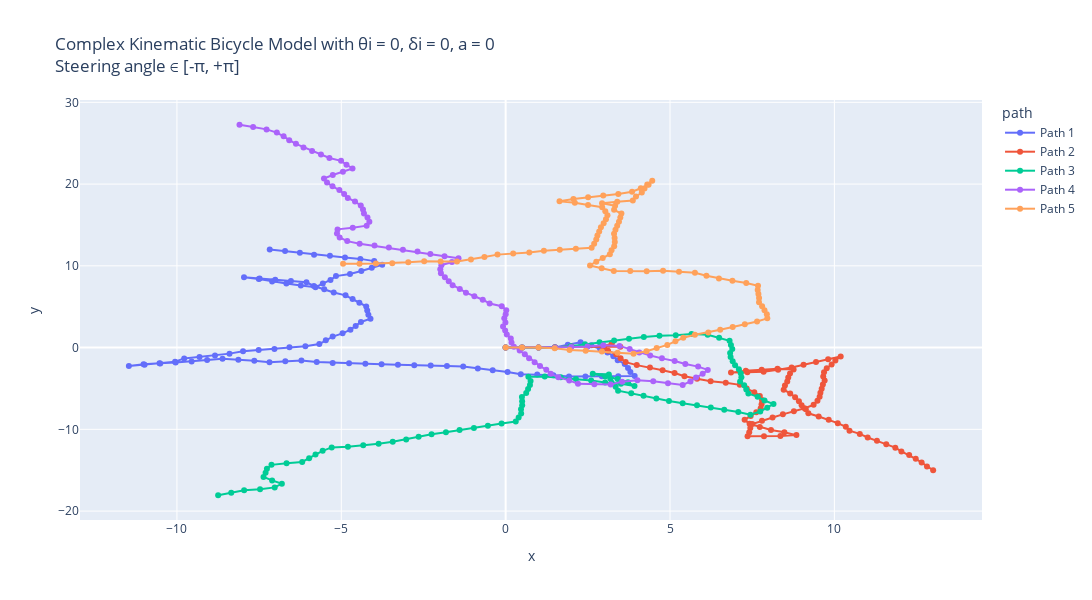

The notebook cell saved with this chart:
### Markdown cell above
Complex Kinematic Bicycle Model with θi = 0, δi = 0, a = 0 : 
Trajectories with constant velocity, initial heading and steering angle as 0; 
But with complex kinematic_bicycle_model methods : kinematic_bicycle_model or kinematic_bicycle_model_w_slip

### Code cell
# Making 5 possible trajectories 
trajectories = []
for i in range (5):
    # Passed initial heading angle randomly (any angle b/w -90 to +90 degrees).
    # Passed acceleration; keeping acceleration constant for each trajectory, in a range of 0-2
    # Effect of acc. in the trajectory can be removed by making a = 0.0 
    # Initial delta can be any angle between -180 to +180 degrees.
    (x_traj, y_traj, θi, δi, a_traj, v_traj) = start_trajectory(theta_init = 0.0, a_init = 0.0, delta_init = 0.0, v_init = 5, mode = "complex")
    trajectories.append((x_traj, y_traj, θi, δi, a_traj, v_traj))

# Create a DataFrame for plotting
data = []
for i, (x_traj, y_traj, theta_init, delta_init, a_traj, v_traj) in enumerate(trajectories):
    for x, y, v in zip(x_traj, y_traj, v_traj):
        data.append({"x": x, "y": y, "v": v, "path": f"Path {i+1}"})
df = pd.DataFrame(data)

# Creating the plot using plotly.
fig = px.line(df, x="x", y="y", color="path", custom_data=["v"], title="Complex Kinematic Bicycle Model with θi = 0, δi = 0, a = 0  <br>Steering angle ∈ [-π, +π]", render_mode="svg")
# Adding hover functionality
fig.update_traces(mode="markers+lines", hovertemplate="<br>".join([
    "v: %{customdata[0]:.2f}",
    "x: %{x:.2f}",
    "y: %{y:.2f}"
]))
fig.update_layout(height=600,width=1130)
fig.show()

# Using matplotlib
plt.figure(figsize=(15, 6))
for i, (x_traj, y_traj, θi, δi, a_traj, v_traj) in enumerate(trajectories):
    # Model built such that a remains same inside; can be randomised by using a random statement.
    # print(x_traj,"\n", y_traj)
    plt.plot(x_traj, y_traj, label=f"Path {i+1}", alpha = 0.7)
plt.xlabel("x [m]")
plt.ylabel("y [m]")
plt.grid("True")
plt.title("Complex Kinematic Bicycle Model with θi = 0, δi = 0, a = 0 \n Steering angle ∈ [-π, +π]")
plt.legend()
plt.axis('equal')
plt.show()

# Using plt to show the velocity variation w.r.t. time :
dt = 0.1  # Time step
t_end = 10  # 10 seconds
t = np.arange(0, t_end + dt, dt)

plt.figure(figsize=(15, 6))
for i, (x_traj, y_traj, θi, δi, a_traj, v_traj) in enumerate(trajectories):
    # Model built such that a remains same inside; can be randomised by using a random statement.
    # print(x_traj,"\n", y_traj)
    plt.plot(t, v_traj, label=f"Path {i+1}", alpha = 0.7)
plt.ylabel("v [m/s]")
plt.xlabel("t [s]")
plt.grid("True")
plt.title("Velocity variation w.r.t. time")
plt.legend()
plt.show()

### Figure 1 — Plotly figure (JSON) as saved in the notebook; plotly's stock layout.template omitted (floating-point values rounded to 4 significant figures)
{"data": [{"customdata": [[5], [5], [5], [5], [5], [5], [5], [5], [5], [5], [5], [5], [5], [5], [5], [5], [5], [5], [5], [5], [5], [5], [5], [5], [5], [5], [5], [5], [5], [5], [5], [5], [5], [5], [5], [5], [5], [5], [5], [5], [5], [5], [5], [5], [5], [5], [5], [5], [5], [5], [5], [5], [5], [5], [5], [5], [5], [5], [5], [5], [5], [5], [5], [5], [5], [5], [5], [5], [5], [5], [5], [5], [5], [5], [5], [5], [5], [5], [5], [5], [5], [5], [5], [5], [5], [5], [5], [5], [5], [5], [5], [5], [5], [5], [5], [5], [5], [5], [5], [5], [5]], "hovertemplate": "v: %{customdata[0]:.2f}<br>x: %{x:.2f}<br>y: %{y:.2f}", "legendgroup": "Path 1", "line": {"color": "#636efa", "dash": "solid"}, "marker": {"symbol": "circle"}, "mode": "markers+lines", "name": "Path 1", "orientation": "v", "showlegend": true, "type": "scatter", "x": [0, 0.5, 1, 1.499, 1.892, 2.279, 2.605, 2.871, 3.098, 3.276, 3.408, 3.623, 3.722, 3.795, 3.925, 3.427, 2.927, 2.427, 1.927, 1.451, 0.9607, 0.4611, 0.05772, -0.3942, -0.8475, -1.291, -1.786, -2.281, -2.78, -3.276, -3.774, -4.267, -4.763, -5.262, -5.747, -6.213, -6.704, -7.185, -7.647, -8.132, -8.613, -9.082, -9.553, -10.04, -10.53, -11.02, -11.46, -10.98, -10.51, -10.06, -9.78, -9.313, -8.842, -8.401, -7.989, -7.513, -7.034, -6.578, -6.093, -5.668, -5.471, -5.262, -4.961, -4.722, -4.563, -4.402, -4.112, -4.176, -4.211, -4.242, -4.45, -4.656, -4.871, -5.231, -5.519, -5.834, -6.061, -6.532, -7.01, -7.485, -7.959, -7.51, -7.105, -6.67, -6.232, -5.784, -5.563, -5.329, -5.161, -4.735, -4.391, -4.073, -3.755, -3.999, -4.419, -4.888, -5.346, -5.829, -6.26, -6.711, -7.177], "xaxis": "x", "y": [0, 0, 0, 0.02598, 0.3361, 0.6521, 0.2732, -0.15, -0.596, -1.063, -1.545, -1.997, -2.487, -2.982, -3.464, -3.499, -3.503, -3.524, -3.542, -3.389, -3.292, -3.273, -2.978, -2.764, -2.553, -2.322, -2.253, -2.177, -2.16, -2.095, -2.053, -1.969, -1.908, -1.874, -1.751, -1.571, -1.67, -1.805, -1.612, -1.492, -1.356, -1.529, -1.697, -1.815, -1.908, -2.025, -2.25, -2.105, -1.957, -1.74, -1.323, -1.144, -0.9767, -0.7407, -0.4574, -0.3041, -0.1621, 0.04259, 0.1641, 0.4285, 0.8877, 1.342, 1.741, 2.181, 2.655, 3.128, 3.535, 4.031, 4.53, 5.029, 5.484, 5.939, 6.391, 6.738, 7.146, 7.535, 7.98, 8.145, 8.293, 8.451, 8.608, 8.388, 8.095, 7.848, 7.607, 7.385, 7.833, 8.275, 8.746, 9.008, 9.371, 9.757, 10.14, 10.58, 10.85, 11.02, 11.23, 11.35, 11.61, 11.82, 12.0], "yaxis": "y"}, {"customdata": [[5], [5], [5], [5], [5], [5], [5], [5], [5], [5], [5], [5], [5], [5], [5], [5], [5], [5], [5], [5], [5], [5], [5], [5], [5], [5], [5], [5], [5], [5], [5], [5], [5], [5], [5], [5], [5], [5], [5], [5], [5], [5], [5], [5], [5], [5], [5], [5], [5], [5], [5], [5], [5], [5], [5], [5], [5], [5], [5], [5], [5], [5], [5], [5], [5], [5], [5], [5], [5], [5], [5], [5], [5], [5], [5], [5], [5], [5], [5], [5], [5], [5], [5], [5], [5], [5], [5], [5], [5], [5], [5], [5], [5], [5], [5], [5], [5], [5], [5], [5], [5]], "hovertemplate": "v: %{customdata[0]:.2f}<br>x: %{x:.2f}<br>y: %{y:.2f}", "legendgroup": "Path 2", "line": {"color": "#EF553B", "dash": "solid"}, "marker": {"symbol": "circle"}, "mode": "markers+lines", "name": "Path 2", "orientation": "v", "showlegend": true, "type": "scatter", "x": [0, 0.5, 1, 1.499, 1.991, 2.491, 2.991, 3.491, 2.991, 3.232, 2.998, 3.115, 3.365, 3.497, 3.65, 3.989, 4.391, 4.775, 5.14, 5.44, 5.823, 6.236, 6.697, 7.124, 7.333, 7.564, 7.733, 7.797, 7.785, 7.758, 7.625, 7.454, 7.27, 7.421, 7.732, 8.073, 8.479, 8.846, 8.358, 7.859, 7.359, 7.41, 7.443, 7.504, 7.798, 8.12, 8.433, 8.768, 9.094, 9.369, 9.486, 9.551, 9.575, 9.614, 9.651, 9.705, 9.661, 9.686, 9.768, 9.918, 10.03, 10.19, 9.811, 9.442, 9.063, 8.7, 8.29, 7.848, 7.354, 6.855, 7.307, 7.789, 8.269, 8.76, 8.651, 8.597, 8.567, 8.496, 8.458, 8.656, 8.806, 8.922, 9.004, 9.131, 9.209, 9.523, 9.828, 10.1, 10.35, 10.46, 10.77, 11.01, 11.3, 11.58, 11.85, 12.04, 12.28, 12.48, 12.65, 12.82, 13.01], "xaxis": "x", "y": [0, 0, 0, 0.03776, 0.1226, 0.1278, 0.1191, 0.09899, 0.1036, 0.5418, 0.09967, -0.3865, -0.8193, -1.302, -1.778, -2.145, -2.443, -2.763, -3.105, -3.505, -3.826, -4.108, -4.302, -4.561, -5.016, -5.459, -5.93, -6.426, -6.925, -7.425, -7.907, -8.377, -8.841, -9.318, -9.709, -10.08, -10.37, -10.71, -10.82, -10.85, -10.84, -10.34, -9.843, -9.347, -8.943, -8.561, -8.171, -7.799, -7.42, -7.002, -6.516, -6.021, -5.521, -5.023, -4.524, -4.027, -3.529, -3.029, -2.536, -2.059, -1.572, -1.099, -1.422, -1.76, -2.086, -2.43, -2.715, -2.95, -3.027, -3.064, -2.849, -2.715, -2.576, -2.671, -3.159, -3.657, -4.156, -4.651, -5.149, -5.608, -6.085, -6.571, -7.065, -7.548, -8.042, -8.431, -8.828, -9.245, -9.681, -10.17, -10.56, -11.0, -11.41, -11.82, -12.24, -12.7, -13.14, -13.6, -14.07, -14.54, -15.0], "yaxis": "y"}, {"customdata": [[5], [5], [5], [5], [5], [5], [5], [5], [5], [5], [5], [5], [5], [5], [5], [5], [5], [5], [5], [5], [5], [5], [5], [5], [5], [5], [5], [5], [5], [5], [5], [5], [5], [5], [5], [5], [5], [5], [5], [5], [5], [5], [5], [5], [5], [5], [5], [5], [5], [5], [5], [5], [5], [5], [5], [5], [5], [5], [5], [5], [5], [5], [5], [5], [5], [5], [5], [5], [5], [5], [5], [5], [5], [5], [5], [5], [5], [5], [5], [5], [5], [5], [5], [5], [5], [5], [5], [5], [5], [5], [5], [5], [5], [5], [5], [5], [5], [5], [5], [5], [5]], "hovertemplate": "v: %{customdata[0]:.2f}<br>x: %{x:.2f}<br>y: %{y:.2f}", "legendgroup": "Path 3", "line": {"color": "#00cc96", "dash": "solid"}, "marker": {"symbol": "circle"}, "mode": "markers+lines", "name": "Path 3", "orientation": "v", "showlegend": true, "type": "scatter", "x": [0, 0.5, 1, 1.5, 1.977, 2.414, 2.858, 3.3, 3.753, 4.204, 4.679, 5.175, 5.655, 6.147, 6.494, 6.812, 6.854, 6.894, 6.829, 6.843, 6.907, 6.98, 7.096, 7.153, 7.172, 7.132, 7.257, 7.321, 7.384, 7.666, 7.875, 8.149, 7.958, 7.746, 7.446, 7.077, 6.65, 6.241, 5.822, 5.386, 4.969, 4.584, 4.195, 3.82, 3.421, 3.347, 3.225, 3.184, 3.14, 2.65, 3.029, 3.407, 3.723, 3.92, 3.507, 3.027, 2.601, 2.138, 1.676, 1.188, 0.6915, 0.7583, 0.7396, 0.6822, 0.6251, 0.4948, 0.5014, 0.5029, 0.4669, 0.4722, 0.3953, 0.3074, -0.1243, -0.5401, -0.9656, -1.402, -1.817, -2.255, -2.647, -3.027, -3.435, -3.865, -4.333, -4.799, -5.292, -5.567, -5.785, -5.978, -6.19, -6.664, -7.124, -7.263, -7.303, -7.366, -7.105, -6.808, -7.026, -7.472, -7.956, -8.349, -8.747], "xaxis": "x", "y": [0, 0, 0, 0.02008, 0.1681, 0.411, 0.6421, 0.8742, 1.087, 1.304, 1.458, 1.523, 1.662, 1.571, 1.211, 0.8256, 0.3273, -0.1711, -0.6668, -1.167, -1.663, -2.157, -2.644, -3.14, -3.64, -4.138, -4.623, -5.118, -5.614, -6.027, -6.482, -6.9, -7.362, -7.815, -8.215, -7.878, -7.618, -7.331, -7.058, -6.814, -6.538, -6.218, -5.905, -5.573, -5.273, -4.778, -4.293, -3.795, -3.297, -3.201, -3.526, -3.854, -4.242, -4.701, -4.42, -4.282, -4.02, -3.832, -3.641, -3.527, -3.582, -4.078, -4.577, -5.074, -5.571, -6.053, -6.553, -7.053, -7.552, -8.052, -8.546, -9.038, -9.291, -9.568, -9.831, -10.07, -10.35, -10.6, -10.91, -11.23, -11.52, -11.77, -11.95, -12.13, -12.21, -12.63, -13.08, -13.54, -13.99, -14.15, -14.35, -14.83, -15.33, -15.82, -16.25, -16.65, -17.1, -17.33, -17.45, -17.76, -18.06], "yaxis": "y"}, {"customdata": [[5], [5], [5], [5], [5], [5], [5], [5], [5], [5], [5], [5], [5], [5], [5], [5], [5], [5], [5], [5], [5], [5], [5], [5], [5], [5], [5], [5], [5], [5], [5], [5], [5], [5], [5], [5], [5], [5], [5], [5], [5], [5], [5], [5], [5], [5], [5], [5], [5], [5], [5], [5], [5], [5], [5], [5], [5], [5], [5], [5], [5], [5], [5], [5], [5], [5], [5], [5], [5], [5], [5], [5], [5], [5], [5], [5], [5], [5], [5], [5], [5], [5], [5], [5], [5], [5], [5], [5], [5], [5], [5], [5], [5], [5], [5], [5], [5], [5], [5], [5], [5]], "hovertemplate": "v: %{customdata[0]:.2f}<br>x: %{x:.2f}<br>y: %{y:.2f}", "legendgroup": "Path 4", "line": {"color": "#ab63fa", "dash": "solid"}, "marker": {"symbol": "circle"}, "mode": "markers+lines", "name": "Path 4", "orientation": "v", "showlegend": true, "type": "scatter", "x": [0, 0.5, 1, 1.5, 1.996, 2.491, 2.97, 3.463, 3.774, 4.066, 4.398, 4.754, 5.142, 5.466, 5.856, 6.149, 5.994, 5.792, 5.622, 5.385, 4.939, 4.49, 4.01, 3.541, 3.196, 2.698, 2.2, 1.935, 1.603, 1.371, 1.237, 1.045, 0.8815, 0.7121, 0.5833, 0.4273, 0.2512, 0.1787, 0.1563, 0.03567, -0.01474, -0.08, -0.007162, -0.04147, 0.0009944, 0.01925, -0.1197, -0.4876, -0.6961, -0.9518, -1.207, -1.395, -1.613, -1.732, -1.849, -1.969, -1.989, -1.955, -1.633, -1.434, -1.86, -2.291, -2.682, -3.125, -3.553, -3.989, -4.443, -4.82, -5.05, -5.132, -5.115, -4.651, -4.228, -4.146, -4.203, -4.31, -4.34, -4.407, -4.583, -4.801, -4.913, -5.058, -5.267, -5.434, -5.527, -5.259, -4.951, -4.659, -4.843, -5.007, -5.362, -5.618, -5.889, -6.15, -6.38, -6.584, -6.755, -6.961, -7.273, -7.682, -8.097], "xaxis": "x", "y": [0, 0, 0, 0.005805, 0.07058, 0.1427, 0.2848, 0.2045, -0.1875, -0.5933, -0.9675, -1.318, -1.634, -2.014, -2.328, -2.733, -3.208, -3.666, -4.136, -4.576, -4.351, -4.131, -3.993, -4.166, -4.529, -4.482, -4.439, -4.015, -3.64, -3.197, -2.716, -2.254, -1.782, -1.311, -0.828, -0.353, 0.115, 0.6097, 1.109, 1.594, 2.092, 2.588, 3.082, 3.581, 4.079, 4.579, 5.059, 5.398, 5.852, 6.282, 6.712, 7.175, 7.625, 8.111, 8.597, 9.082, 9.582, 10.08, 10.46, 10.92, 11.18, 11.44, 11.75, 11.98, 12.24, 12.48, 12.69, 13.02, 13.47, 13.96, 14.46, 14.65, 14.91, 15.41, 15.9, 16.39, 16.89, 17.39, 17.85, 18.3, 18.79, 19.27, 19.72, 20.2, 20.69, 21.11, 21.5, 21.91, 22.37, 22.85, 23.2, 23.63, 24.05, 24.47, 24.92, 25.37, 25.84, 26.3, 26.69, 26.98, 27.26], "yaxis": "y"}, {"customdata": [[5], [5], [5], [5], [5], [5], [5], [5], [5], [5], [5], [5], [5], [5], [5], [5], [5], [5], [5], [5], [5], [5], [5], [5], [5], [5], [5], [5], [5], [5], [5], [5], [5], [5], [5], [5], [5], [5], [5], [5], [5], [5], [5], [5], [5], [5], [5], [5], [5], [5], [5], [5], [5], [5], [5], [5], [5], [5], [5], [5], [5], [5], [5], [5], [5], [5], [5], [5], [5], [5], [5], [5], [5], [5], [5], [5], [5], [5], [5], [5], [5], [5], [5], [5], [5], [5], [5], [5], [5], [5], [5], [5], [5], [5], [5], [5], [5], [5], [5], [5], [5]], "hovertemplate": "v: %{customdata[0]:.2f}<br>x: %{x:.2f}<br>y: %{y:.2f}", "legendgroup": "Path 5", "line": {"color": "#FFA15A", "dash": "solid"}, "marker": {"symbol": "circle"}, "mode": "markers+lines", "name": "Path 5", "orientation": "v", "showlegend": true, "type": "scatter", "x": [0, 0.5, 1, 1.491, 1.943, 2.435, 2.927, 3.405, 3.891, 4.286, 4.594, 4.918, 5.165, 5.404, 5.757, 6.166, 6.527, 6.907, 7.275, 7.649, 7.96, 7.946, 7.875, 7.802, 7.707, 7.709, 7.69, 7.668, 7.678, 7.319, 6.899, 6.489, 6.108, 5.758, 5.274, 4.789, 4.29, 3.791, 3.291, 2.922, 2.567, 2.756, 2.953, 3.17, 3.221, 3.301, 3.32, 3.315, 3.297, 3.341, 3.393, 3.447, 3.489, 3.522, 3.299, 3.33, 2.933, 3.394, 3.869, 3.965, 4.143, 4.224, 4.308, 4.459, 4.349, 4.112, 3.846, 3.428, 2.969, 2.508, 2.062, 1.639, 2.105, 2.506, 2.937, 3.031, 3.097, 3.051, 2.981, 2.898, 2.846, 2.792, 2.756, 2.692, 2.616, 2.135, 1.646, 1.163, 0.7186, 0.2286, -0.2481, -0.6458, -1.056, -1.479, -1.979, -2.478, -2.962, -3.45, -3.947, -4.447, -4.947], "xaxis": "x", "y": [0, 0, 0, -0.09407, -0.307, -0.4013, -0.4891, -0.6348, -0.7529, -0.446, -0.05264, 0.3288, 0.7634, 1.203, 1.556, 1.845, 2.19, 2.515, 2.853, 3.186, 3.577, 4.077, 4.572, 5.067, 5.557, 6.057, 6.557, 7.057, 7.557, 7.905, 8.176, 8.462, 8.786, 9.143, 9.266, 9.389, 9.349, 9.357, 9.357, 9.694, 10.05, 10.51, 10.97, 11.42, 11.92, 12.41, 12.91, 13.41, 13.91, 14.41, 14.9, 15.4, 15.9, 16.4, 16.85, 17.35, 17.65, 17.84, 18.0, 18.49, 18.96, 19.45, 19.94, 20.42, 19.93, 19.49, 19.07, 18.79, 18.6, 18.4, 18.18, 17.91, 17.73, 17.43, 17.18, 16.69, 16.19, 15.69, 15.2, 14.7, 14.21, 13.71, 13.21, 12.72, 12.22, 12.08, 11.98, 11.85, 11.62, 11.52, 11.37, 11.07, 10.78, 10.52, 10.53, 10.56, 10.44, 10.33, 10.28, 10.25, 10.25], "yaxis": "y"}], "layout": {"height": 600, "legend": {"title": {"text": "path"}, "tracegroupgap": 0}, "title": {"text": "Complex Kinematic Bicycle Model with θi = 0, δi = 0, a = 0  <br>Steering angle ∈ [-π, +π]"}, "width": 1130, "xaxis": {"anchor": "y", "domain": [0, 1], "title": {"text": "x"}}, "yaxis": {"anchor": "x", "domain": [0, 1], "title": {"text": "y"}}}}
